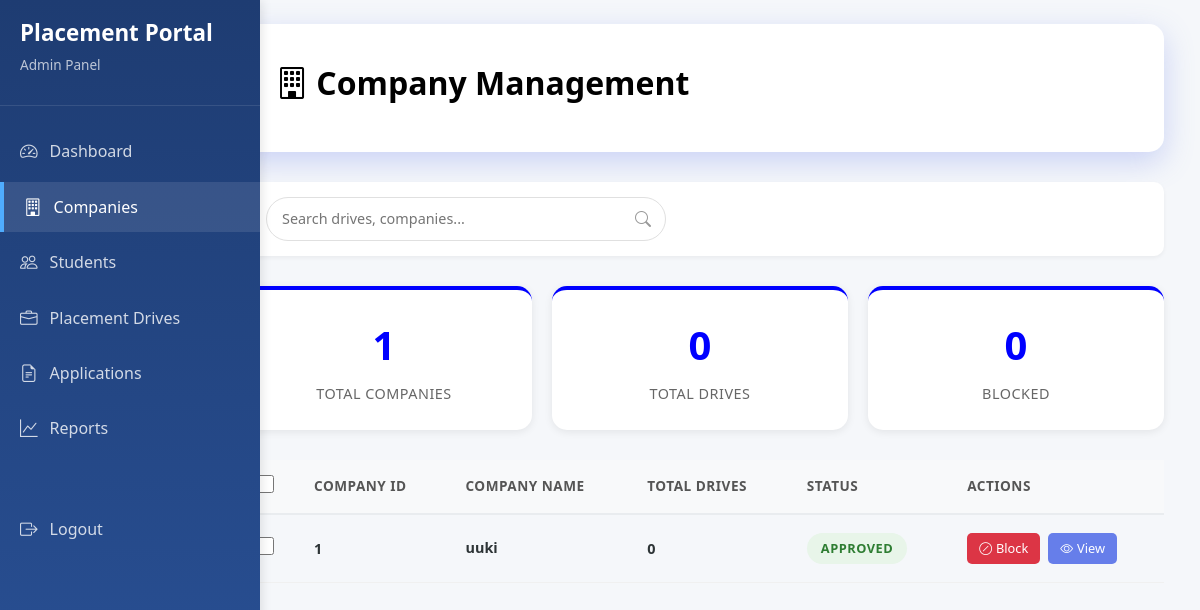
The app's page /admin/companies (signed in), older data.
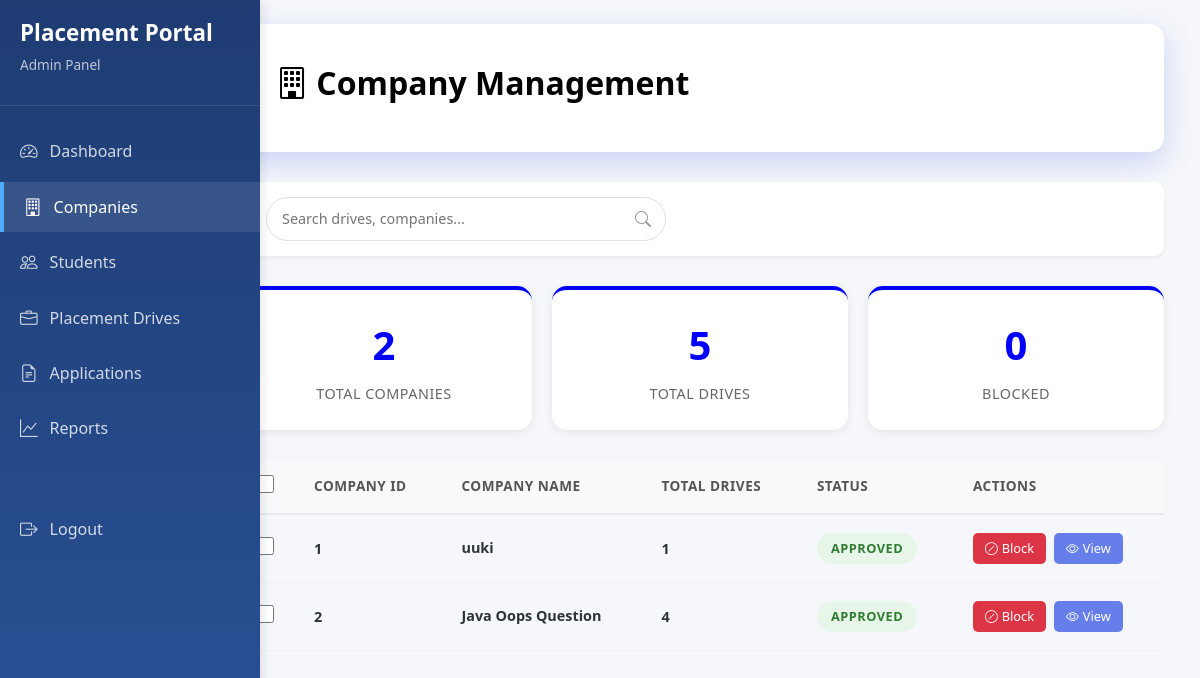
The same page, newer data.
### portal/models.py (models this page shows)
class Company(db.Model,UserMixin):
    __tablename__ = 'companies'
    id = db.Column(db.Integer , primary_key = True)
    user_id = db.Column(db.Integer,db.ForeignKey('users.id'),nullable = False)
    company_name = db.Column(db.String(100) , unique = True, nullable = False)
    hr_contact = db.Column(db.String(20) , unique = True)
    website = db.Column(db.String(200))
    approval_status = db.Column(db.String(20) , default = 'APPROVED') #APPROVED , PENDING , REJECTED
    is_blacklisted = db.Column(db.Boolean , default = False)

### app.py (the view)
@app.route('/admin/companies')
@login_required
def admin_companies():
    com_det = Company.query.all()
    total_blocked = Company.query.filter(Company.approval_status != 'APPROVED').all()
    drive = Drive.query.all()
    return render_template('admin/admin_companies.html', com_det = com_det,drive = drive,t_c = len(com_det) , t_d = len(drive) ,t_b = len(total_blocked) )

### app.py (called while the page is built)
@login_manager.user_loader
def load_user(user_id):
    return User.query.get(int(user_id))

### templates/admin/admin_companies.html (shortened to what this page needs)
{% extends "admin/admin_base.html" %}
{% block content %}
<div class="page-header">
    <h1><i class="bi bi-building"></i> Company Management</h1>
</div>
<div class="top-nav">
    <div class="search-bar">
        <input type="text" placeholder="Search drives, companies..." name="search">
        <i class="bi bi-search"></i>
    </div>
</div>
<div class="stats-row">
    <div class="stat-card hov">
        <div class="stat-number">{{t_c}}</div>
        <div class="stat-label">Total Companies</div>
    </div>
    <div class="stat-card hov applied">
        <div class="stat-number">{{t_d}}</div>
        <div class="stat-label">Total Drives</div>
    </div>
    <div class="stat-card hovr rejected">
        <div class="stat-number">{{t_b}}</div>
        <div class="stat-label">Blocked</div>
    </div>
</div>
<div id="tableView">
    <table class="applications-table">
        <thead>
            <tr>
                <th style="width: 40px;">
                    <input type="checkbox" class="table-checkbox">
                </th>
                <th>Company ID</th>
                <th>Company Name</th>
                <th>Total Drives</th>
                <th>Status</th>
                <th>Actions</th>
            </tr>
        </thead>
        <tbody>
            {% for c in com_det %}
            <tr>
                <td>
                    <input type="checkbox" class="table-checkbox app-checkbox" onchange="updateBulkActions()">
                </td>
                <td><strong>{{c.id}}</strong></td>
                <td>
                    <div class="student-info-cell">
                        <div class="student-details">
                            <div class="student-name">{{c.company_name}}</div>
                        </div>
                    </div>
                </td>
                <td>
                    <div class="drive-info">
                        {% set ns = namespace(count=0) %}
                        {% for d in drive %}
                        {% if d.company_id == c.id %}
                        {% set ns.count = ns.count + 1 %}
                        {% endif %}
                        {% endfor %}
                        <div class="drive-title-sm">{{ns.count}}</div>
                    </div>
                </td>
                <td>{% if c.approval_status == 'APPROVED' %}
                    <span class="status-badge status-selected">Approved</span>
                    {% elif c.approval_status == 'PENDING' %}
                    <span style="background-color: #fc6372;
                        color: white;" class="status-badge status-applied">Pending</span>
                    {% else %}
                    <span class="status-badge status-shortlisted">Rejected</span>
                    {% endif %}
                </td>
                <td>
                    <div class="table-actions">
                        <a href="{{ url_for('Block_unblock', company_id=c.id) }}">
                            {% if c.approval_status == 'PENDING' or c.approval_status == 'REJECTED' %}
                            <button style="background-color: #28a745; color: white;" class="btn-sm btn-view">
                                <i class="bi bi-unlock"></i> Unblock
                            </button>
                            {% else %}
                            <button style="background-color: #dc3545; color: white;" class="btn-sm btn-view">
                                <i class="bi bi-slash-circle"></i> Block
                            </button>
                            {% endif %}
                        </a>
                        <a href="{{url_for('company_details', company_id = c.id)}}">
                            <button class="btn-sm btn-view">
                                <i class="bi bi-eye"></i> View
                            </button>
                        </a>
                    </div>
                </td>
            </tr>
            {% endfor %}
        </tbody>
    </table>
</div>
</div>
{% endblock %}

Row changes from the older to the newer data that the page shows:
computed for Company "uuki": count "0" → "1"
added Company: id "2", company_name "Java Oops Question", count "4", approval_status "APPROVED"
Text that changed along with them:
{{ t_c }}: "1" → "2"
{{ t_d }}: "0" → "5"
